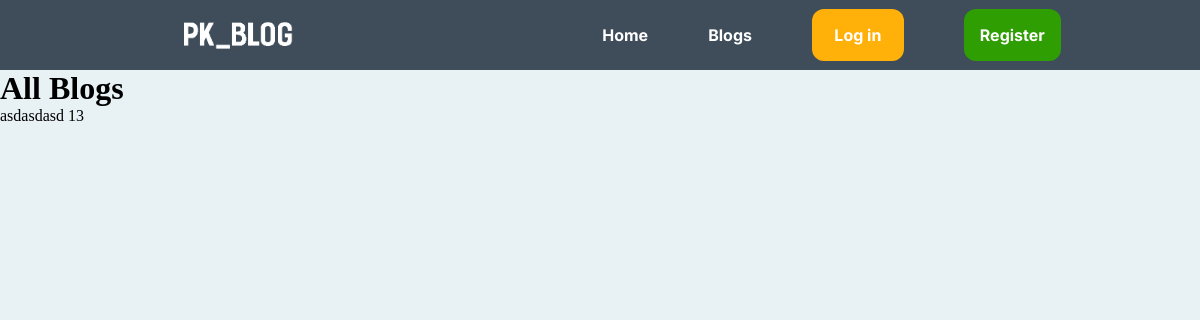
The app's page /blogs/all_blogs/, older data.
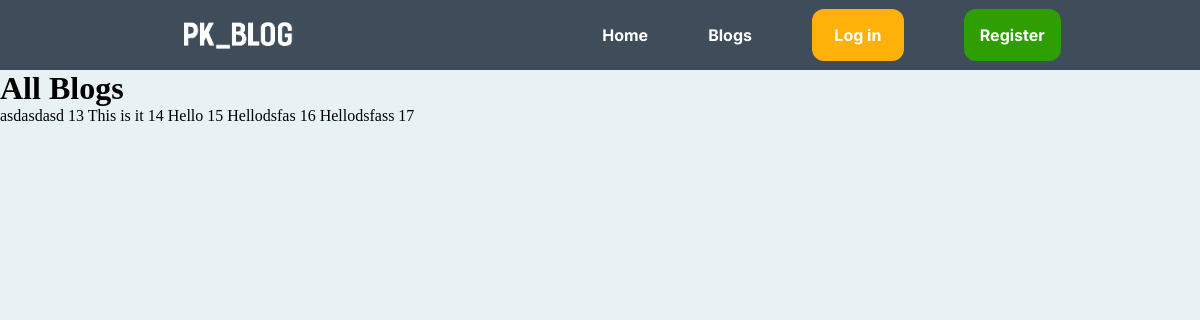
The same page, newer data.
### blogs/models.py (models this page shows)
class ProtectedBlog(models.Model):
    time_created = models.DateTimeField(auto_now_add=True)
    title = models.CharField(max_length=200)
    strapline = models.TextField(max_length=500, blank=True)
    is_encrypted = models.BooleanField()
    private_key = models.TextField(max_length=200, blank=True)
    blog_content = models.TextField()
    author = models.CharField(max_length=100, blank=True)
    attributed_name = models.CharField(max_length=50, blank=True)

### blogs/views.py (the view)
# urls.py: path('all_blogs/', views.view_all),
def view_all(request):
    blogs = ProtectedBlog.objects.all()
    return render(request, 'blogs/all_blogs.html', {'results': blogs})

### templates/blogs/all_blogs.html
{% extends '../base.html' %}
{% block content %}
<h1>All Blogs</h1>
{% for blog in results %}
{{blog.title}}
{{blog.id}}
{% endfor %}
{%  endblock %}

Row changes from the older to the newer data that the page shows:
added ProtectedBlog: title "This is it", id "14"
added ProtectedBlog: title "Hello", id "15"
added ProtectedBlog: title "Hellodsfas", id "16"
added ProtectedBlog: title "Hellodsfass", id "17"
